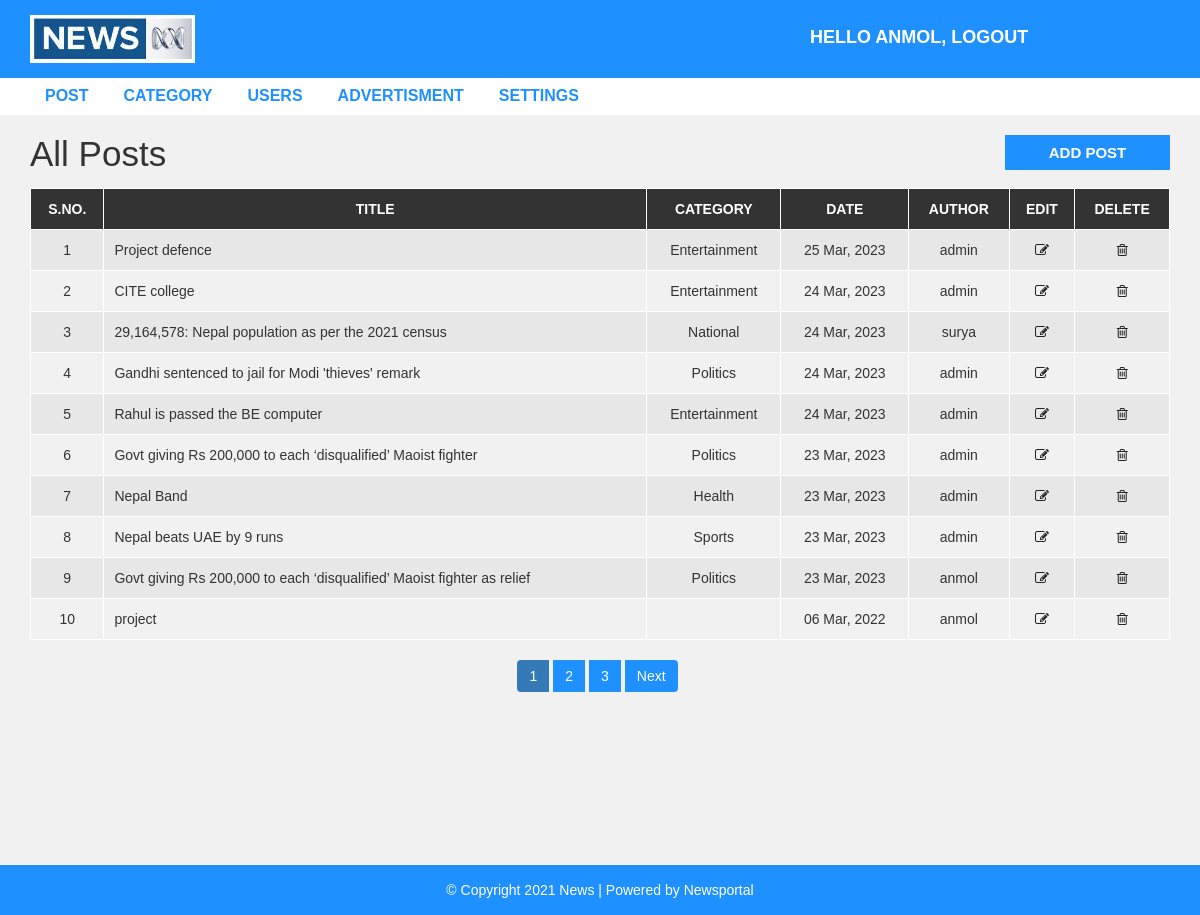
The app's page /admin/post.php (signed in), older data.
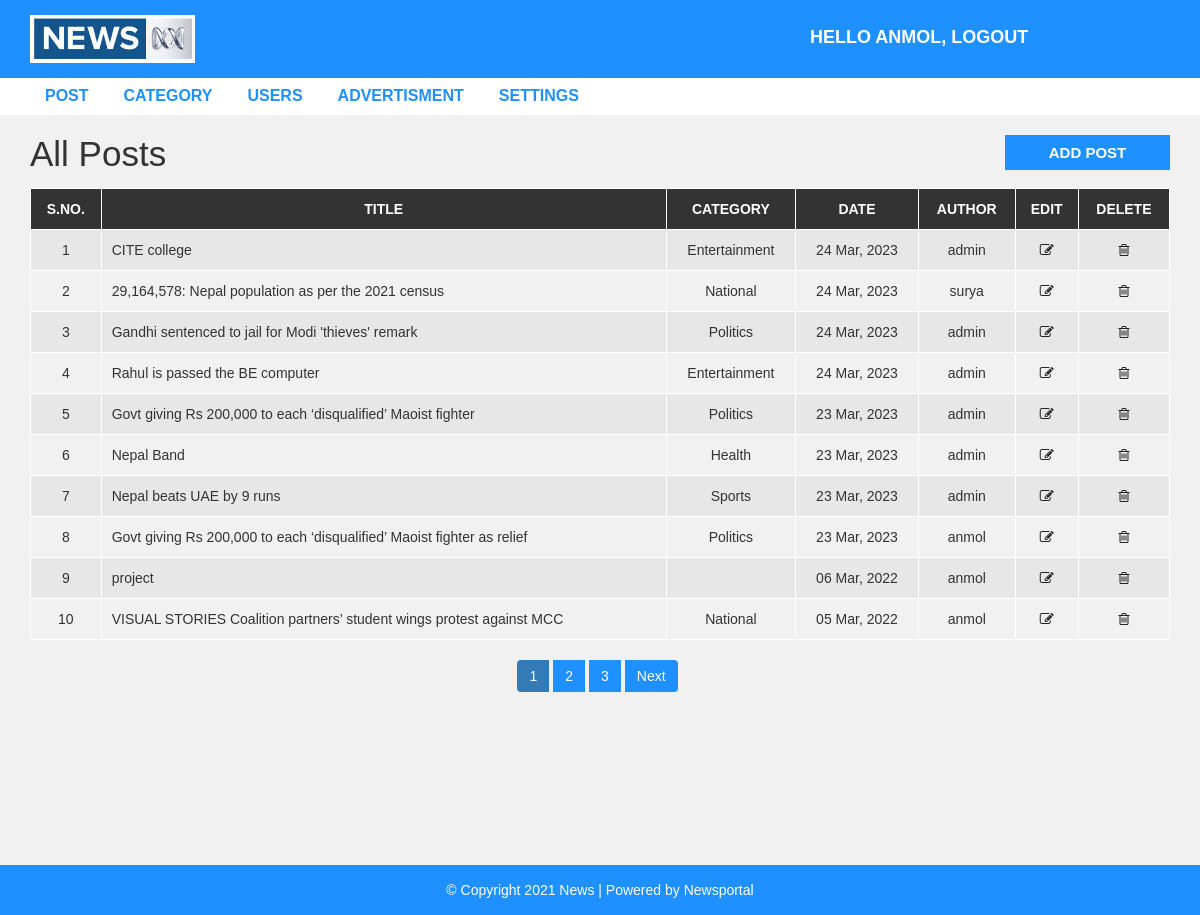
The same page, newer data.
### tables this page shows
CREATE TABLE `post` (
  `post_id` int(11) NOT NULL,
  `title` varchar(100) NOT NULL,
  `description` text NOT NULL,
  `category` varchar(100) NOT NULL,
  `post_date` varchar(50) NOT NULL,
  `author` int(11) NOT NULL,
  `post_img` varchar(100) NOT NULL
);

CREATE TABLE `category` (
  `category_id` int(11) NOT NULL,
  `category_name` varchar(100) NOT NULL,
  `post` int(11) NOT NULL DEFAULT 0
);

CREATE TABLE `user` (
  `user_id` int(10) UNSIGNED NOT NULL,
  `first_name` varchar(30) NOT NULL,
  `last_name` varchar(30) NOT NULL,
  `username` varchar(30) DEFAULT NULL,
  `password` varchar(40) DEFAULT NULL,
  `role` int(11) NOT NULL
);

### admin/post.php (the view, shortened to what this page needs)
<?php include "header.php"; ?>
  <div id="admin-content">
      <div class="container">
          <div class="row">
              <div class="col-md-10">
                  <h1 class="admin-heading">All Posts</h1>
              </div>
              <div class="col-md-2">
                <?php
                $isEditor=false;
                ?>
                <?php if(!$isEditor){?>
                  <a class="add-new" href="add-post.php">add post</a>
                <?php }?>
              </div>
              <div class="col-md-12">
                <?php
                  include "config.php";
                  $limit = 10;
                  if(isset($_GET['page'])){
                    $page = $_GET['page'];
                  }else{
                    $page = 1;
                  }
                  $offset = ($page - 1) * $limit;
                  if($_SESSION["user_role"] == '1'){
                    $sql = "SELECT post.post_id, post.title, post.description,post.post_date,
                    category.category_name,user.username,post.category FROM post
                    LEFT JOIN category ON post.category = category.category_id
                    LEFT JOIN user ON post.author = user.user_id
                    ORDER BY post.post_id DESC LIMIT {$offset},{$limit}";
                  }elseif($_SESSION["user_role"] == '2'){
                    $sql = "SELECT post.post_id, post.title, post.description,post.post_date,
                    category.category_name,user.username,post.category FROM post
                    LEFT JOIN category ON post.category = category.category_id
                    LEFT JOIN user ON post.author = user.user_id
                    ORDER BY post.post_id DESC LIMIT {$offset},{$limit}";
                  }
                  $result = mysqli_query($conn, $sql) or die("Query Failed.");
                  if(mysqli_num_rows($result) > 0){
                ?>
                <?php
                  $isEditor = false;
                ?>
                  <table class="content-table">
                      <thead>
                          <th>S.No.</th>
                          <th>Title</th>
                          <th>Category</th>
                          <th>Date</th>
                          <th>Author</th>
                          <th>Edit</th>
                          <?php
                            if(!$isEditor){
                          ?>
                          <th>Delete</th>
                        <?php } ?>
                      </thead>
                      <tbody>
                        <?php
                        $serial = $offset + 1;
                        while($row = mysqli_fetch_assoc($result)) {?>
                          <tr>
                              <td class='id'><?php echo $serial; ?></td>
                              <td><?php echo $row['title']; ?></td>
                              <td><?php echo $row['category_name']; ?></td>
                              <td><?php echo $row['post_date']; ?></td>
                              <td><?php echo $row['username']; ?></td>
                              <td class='edit'><a href='update-post.php?id=<?php echo $row['post_id']; ?>'><i class='fa fa-edit'></i></a></td>
                              <?php if(!$isEditor) { ?>
                              <td class='delete'><a href='delete-post.php?id=<?php echo $row['post_id']; ?>&catid=<?php echo $row['category']; ?>'><i class='fa fa-trash-o'></i></a></td>
                            <?php } ?>
                          </tr>
                          <?php
                          $serial++;
                        } ?>
                      </tbody>
                  </table>
                  <?php
                }else {
                  echo "<h3>No Results Found.</h3>";
                }
                if($_SESSION["user_role"] == '1'){
                  $sql1 = "SELECT * FROM post";
                }elseif($_SESSION["user_role"] == '0'){
                  $sql1 = "SELECT * FROM post
                  WHERE author = {$_SESSION['user_id']}";
                }elseif($_SESSION["user_role"] == '2'){
                  $sql1 = "SELECT * FROM post
                  WHERE author = {$_SESSION['user_id']}";
                }
                $result1 = mysqli_query($conn, $sql1) or die("Query Failed.");
                if(mysqli_num_rows($result1) > 0){
                  $total_records = mysqli_num_rows($result1);
                  $total_page = ceil($total_records / $limit);
                  echo '<ul class="pagination admin-pagination">';
                  for($i = 1; $i <= $total_page; $i++){
                    if($i == $page){
                      $active = "active";
                    }else{
                      $active = "";
                    }
                    echo '<li class="'.$active.'"><a href="post.php?page='.$i.'">'.$i.'</a></li>';
                  }
                  if($total_page > $page){
                    echo '<li><a href="post.php?page='.($page + 1).'">Next</a></li>';
                  }
                  echo '</ul>';
                }
                  ?>
              </div>
          </div>
      </div>
  </div>
<?php include "footer.php"; ?>

### admin/header.php (shortened to what this page needs)
<!DOCTYPE html>
<html lang="en">
    <head>
        <link rel="stylesheet" href="../css/bootstrap.min.css" />
        <link rel="stylesheet" href="../css/font-awesome.css">
        <link rel="stylesheet" href="../css/style.css">
    </head>
    <body>
        <div id="header-admin">
            <div class="container">
                <div class="row">
                    <div class="col-md-2">
                        <a href="post.php"><img class="logo" src="images/news.jpg"></a>
                    </div>
                    <div class="col-md-offset-6  col-md-4">
                        <a href="logout.php" class="admin-logout">Hello <?php echo $_SESSION["username"]; ?>, logout</a>
                    </div>
                </div>
            </div>
        </div>
        <div id="admin-menubar">
            <div class="container">
                <div class="row">
                    <div class="col-md-12">
                       <ul class="admin-menu">
                            <li>
                                <a href="post.php">Post</a>
                            </li>
                            <?php
                              if($_SESSION["user_role"] == '1'){
                            ?>
                            <li>
                                <a href="category.php">Category</a>
                            </li>
                            <li>
                                <a href="users.php">Users</a>
                            </li>
                            <li>
                                <a href="ads.php">Advertisment</a>
                            </li>
                            <li>
                                <a href="settings.php">Settings</a>
                            </li>
                            <?php
                              }
                            ?>
                        </ul>
                    </div>
                </div>
            </div>
        </div>

### admin/footer.php
<div id ="footer">
    <div class="container">
        <div class="row">
            <div class="col-md-12">
                <span>© Copyright 2021 News | Powered by <a href="http://anmol.net/">Newsportal</a></span>
            </div>
        </div>
    </div>
</div>
</body>
</html>

### css/style.css (style rules this page uses)
body { background: #f1f1f1; font-family: sans-serif,arial,Helvetica; }
a, a:hover, a:focus { text-decoration: none; outline: none; }
ul { margin:0; padding:0; list-style:none; }
img.logo { width: 100%; height: auto; display: block; }
#header-admin { background-color: #1E90FF; padding: 15px 0; }
#header-admin .admin-logout { margin: 10px 0; color: #fff; font-size: 18px; font-weight: 600; text-transform: uppercase; display: inline-block; }
#admin-menubar { background-color: #fff; }
#admin-menubar .admin-menu { font-size: 0; }
#admin-menubar .admin-menu li { display: inline-block; margin: 0 5px 0 0; }
#admin-menubar .admin-menu li a { color: #1E90FF; font-size: 16px; font-weight: 600; text-transform: uppercase; padding: 7px 15px; display: block; transition: all 0.3s; }
#admin-content { padding: 20px 0; min-height: 750px; }
#admin-content .admin-heading { font-size: 35px; margin: 0 0 15px; }
#admin-content .add-new { color: #fff; background-color: #1E90FF; font-size: 15px; font-weight: 600; text-align: center; text-transform: uppercase; padding: 7px 10px; display: block; transition: all 0.3s; }
#admin-content .content-table { border: 1px solid #000; width: 100%; margin: 0 0 20px; }
#admin-content .content-table thead { color: #fff; background-color: #333; }
#admin-content .content-table th { padding: 10px; border: 1px solid #fff; font-weight: 600; text-align: center; text-transform: uppercase; }
#admin-content .content-table tbody { color: #333; }
#admin-content .content-table tbody tr { background-color: #e7e7e7; }
#admin-content .content-table tbody tr:nth-child(even) { background-color: transparent; }
#admin-content .content-table tbody td { padding: 10px; border: 1px solid #fff; text-align: center; }
#admin-content .content-table tbody td:nth-child(2) { text-align: left; }
#admin-content .admin-pagination { margin: 0; }
#admin-content .admin-pagination li a { display: block; }
.id, .edit, .delete { text-align:center; }
.pagination { display: block; text-align: center; margin: 0; }
.pagination li { display:inline-block; margin: 0 5px 0 0; }
.pagination li a { border: none; background: #1e90ff; color: #fff; }
i.fa { color:#222; }
#footer { color: #fff; padding:15px 0; text-align:center; background-color:#1e90ff; }
#footer a { color:#fff; }

Row changes from the older to the newer data that the page shows:
removed post: title "Project defence", category.category_name "Entertainment", post_date "25 Mar, 2023", user.username "admin"
now on this page (row unchanged): post: title "VISUAL STORIES Coalition partners’ student wings protest against MCC", category.category_name "National", post_date "05 Mar, 2022", user.username "anmol"
